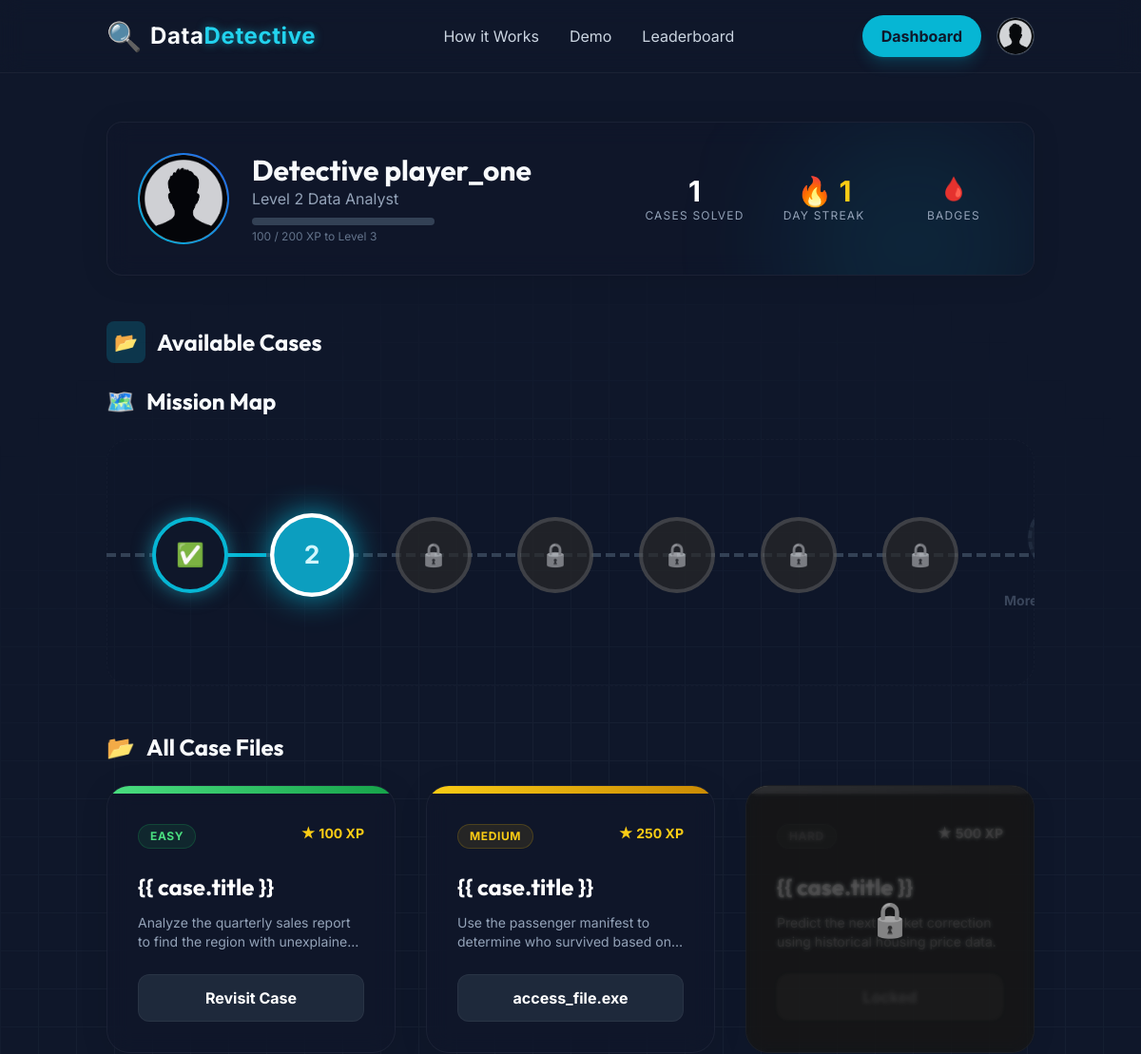
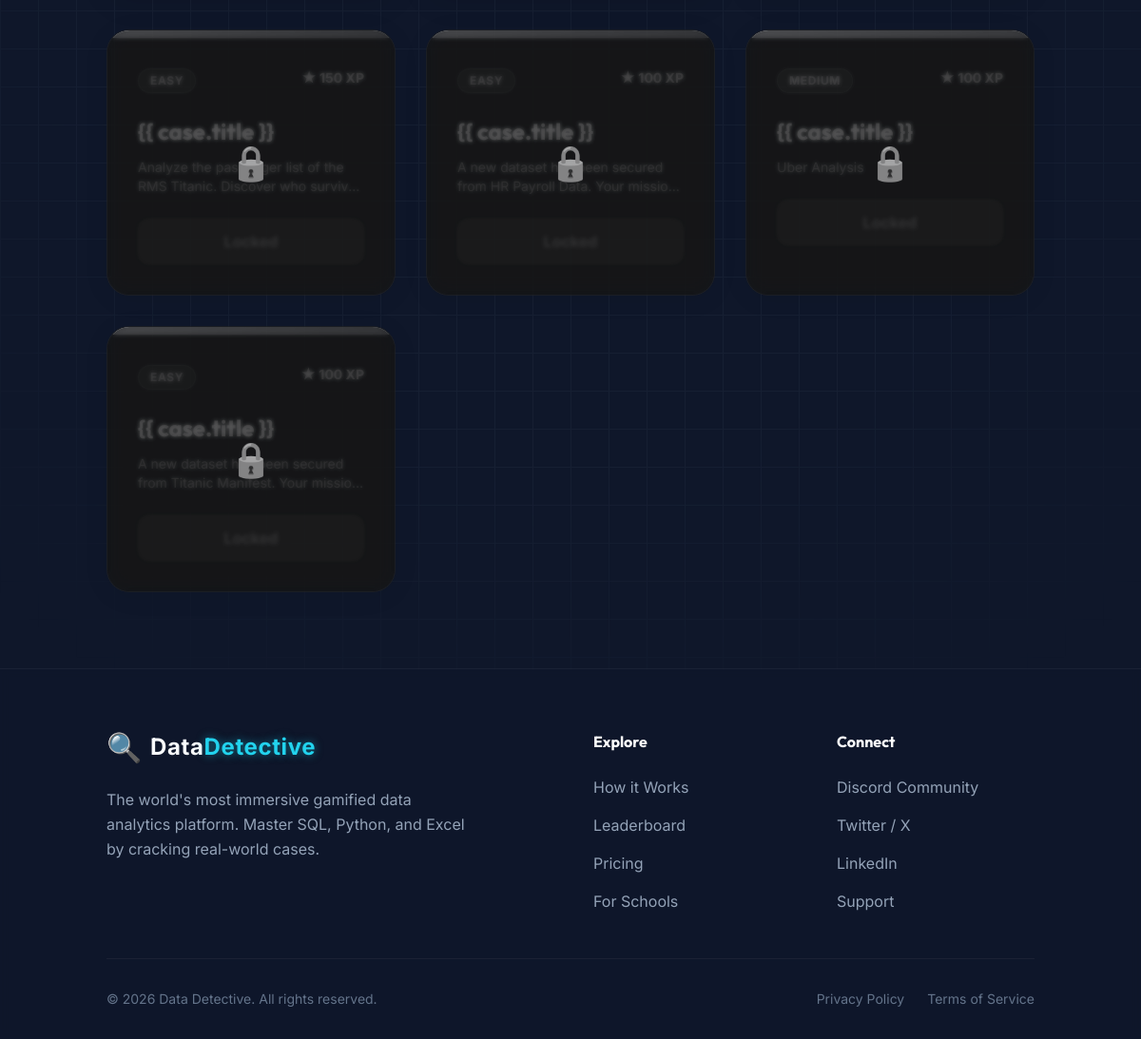
/dashboard/ (signed in), run on the app's committed database (2 pictures, top to bottom).
### core/models.py (models this page shows, shortened)
class UserProfile(models.Model):
    user = models.OneToOneField(User, on_delete=models.CASCADE, related_name='profile')
    xp = models.IntegerField(default=0)
    level = models.IntegerField(default=1)
    avatar = models.ImageField(upload_to='avatars/', null=True, blank=True)
    badges = models.JSONField(default=list, blank=True)
    @property
    def next_level_xp(self):
        return self.level * 100
    @property
    def progress_percent(self):
        current_level_base = (self.level - 1) * 100
        return ((self.xp - current_level_base) / 100) * 100

class Case(models.Model):
    DIFFICULTY_CHOICES = [
        ('Easy', 'Easy'),
        ('Medium', 'Medium'),
        ('Hard', 'Hard'),
    ]
    COLOR_CHOICES = [
        ('green', 'Green'),
        ('yellow', 'Yellow'),
        ('red', 'Red'),
    ]
    title = models.CharField(max_length=200)
    description = models.TextField()
    dataset = models.ForeignKey(Dataset, on_delete=models.SET_NULL, null=True, blank=True, related_name='cases')
    difficulty = models.CharField(max_length=20, choices=DIFFICULTY_CHOICES)
    difficulty_color = models.CharField(max_length=20, choices=COLOR_CHOICES, default='green')
    xp_reward = models.IntegerField(default=100)
    order = models.IntegerField(default=0, help_text="Order in the learning path")
    is_active = models.BooleanField(default=True)

### core/views.py (the view)
# urls.py: path('dashboard/', views.dashboard_view, name='dashboard'),
@login_required
def dashboard_view(request):
    all_cases = Case.objects.all().order_by('id')
    solved_ids = set(Submission.objects.filter(
        user=request.user,
        completed=True
    ).values_list('case_id', flat=True))
    cases_with_status = []
    is_next_active = True  # The first case is active by default
    for case in all_cases:
        if case.id in solved_ids:
            case.status = 'solved'
            is_next_active = True
        elif is_next_active:
            case.status = 'active'
            is_next_active = False
        else:
            case.status = 'locked'
        cases_with_status.append(case)
    return render(request, 'core/dashboard.html', {'cases': cases_with_status})

### core/templates/core/dashboard.html (shortened to what this page needs)
{% extends 'core/base.html' %}
{% block content %}
<div class="container mx-auto px-6 py-8">
    <div
        class="glass p-8 rounded-2xl mb-12 flex flex-col md:flex-row items-center justify-between gap-8 relative overflow-hidden">
        <div class="absolute top-0 right-0 w-64 h-64 bg-cyan-500/10 rounded-full blur-3xl pointer-events-none"></div>
        <div class="flex items-center gap-6 z-10">
            <div class="w-24 h-24 rounded-full bg-gradient-to-tr from-cyan-500 to-blue-600 p-[2px]">
                <div class="w-full h-full rounded-full bg-slate-900 flex items-center justify-center overflow-hidden">
                    {% if user.profile.avatar %}
                    <img src="{{ user.profile.avatar.url }}" alt="Avatar" class="w-full h-full object-cover">
                    {% else %}
                    {% load static %}
                    <img src="{% static 'core/images/default_avatar.png' %}" alt="Default Avatar"
                        class="w-full h-full object-cover opacity-80">
                    {% endif %}
                </div>
            </div>
            <div>
                <h2 class="text-3xl font-bold font-heading">Detective {{ user.username }}</h2>
                <p class="text-slate-400">Level {{ user.profile.level }} Data Analyst</p>
                <div class="mt-2 w-48 h-2 bg-slate-700 rounded-full overflow-hidden">
                </div>
                <p class="text-xs text-slate-500 mt-1">{{ user.profile.xp }} / {{ user.profile.next_level_xp }} XP to
                    Level {{ user.profile.level|add:"1" }}</p>
            </div>
        </div>
        <div class="grid grid-cols-3 gap-8 z-10">
            <div class="text-center">
                <div class="text-3xl font-bold text-white">{{ user.submission_set.count }}</div>
                <div class="text-xs text-slate-400 uppercase tracking-widest">Cases Solved</div>
            </div>
            <div class="text-center">
                <div class="text-3xl font-bold text-yellow-400">🔥 1</div>
                <div class="text-xs text-slate-400 uppercase tracking-widest">Day Streak</div>
            </div>
            <div class="text-center">
                <div class="flex justify-center gap-1">
                    {% for badge in user.profile.badges %}
                    <span title="{{ badge }}" class="text-2xl cursor-help hover:scale-125 transition-transform">
                        {% if badge == 'First Blood' %}🩸{% elif badge == 'Veteran' %}🎖️{% else %}🏅{% endif %}
                    </span>
                    {% empty %}
                    <span class="text-slate-600 text-2xl" title="No badges yet">🔒</span>
                    {% endfor %}
                </div>
                <div class="text-xs text-slate-400 uppercase tracking-widest mt-1">Badges</div>
            </div>
        </div>
    </div>
    <h3 class="text-2xl font-bold mb-6 flex items-center gap-3">
        <span class="bg-cyan-500/20 text-cyan-400 p-2 rounded-lg text-xl">📂</span> Available Cases
    </h3>
    <div class="mb-4">
        <h2 class="text-2xl font-bold font-heading mb-6 flex items-center gap-3">
            <span class="text-cyan-400">🗺️</span> Mission Map
        </h2>
        {% include 'core/includes/game_map.html' %}
    </div>
    <h2 class="text-2xl font-bold font-heading mb-6 flex items-center gap-3">
        <span class="text-purple-400">📂</span> All Case Files
    </h2>
    <div class="grid md:grid-cols-2 lg:grid-cols-3 gap-8 mb-12" id="cases">
        {% for case in cases %}
        <div class="glass rounded-3xl overflow-hidden hover:shadow-[0_0_30px_rgba(6,182,212,0.15)] transition-all duration-300 group relative
                 {% if case.status == 'locked' %}opacity-75 grayscale{% endif %}">
            {% if case.status == 'locked' %}
            <div class="absolute inset-0 bg-slate-900/60 z-20 flex items-center justify-center backdrop-blur-[2px]">
                <div class="text-4xl">🔒</div>
            </div>
            {% endif %}
            <div class="h-2 bg-gradient-to-r
                    {% if case.difficulty == 'Easy' %}from-green-400 to-green-600
                    {% elif case.difficulty == 'Medium' %}from-yellow-400 to-yellow-600
                    {% else %}from-red-500 to-red-700{% endif %}">
            </div>
            <div class="p-8 relative">
                <div class="flex justify-between items-start mb-6">
                    <span class="px-3 py-1 rounded-full text-xs font-bold uppercase tracking-wider border
                            {% if case.difficulty == 'Easy' %}bg-green-500/10 text-green-400 border-green-500/20
                            {% elif case.difficulty == 'Medium' %}bg-yellow-500/10 text-yellow-400 border-yellow-500/20
                            {% else %}bg-red-500/10 text-red-500 border-red-500/20{% endif %}">
                        {{ case.difficulty }}
                    </span>
                    <div class="flex items-center gap-1 text-yellow-400 font-bold text-sm">
                        <span>★</span> {{ case.xp_reward }} XP
                    </div>
                </div>
                <h3 class="text-2xl font-bold mb-3 text-white group-hover:text-cyan-400 transition-colors">{{ case.title
                    }}</h3>
                <p class="text-slate-400 mb-6 line-clamp-2 text-sm">{{ case.description }}</p>
                {% if case.status == 'active' or case.status == 'solved' %}
                <a href="{% url 'case_detail' case.id %}"
                    class="block w-full py-3 rounded-xl bg-slate-800 hover:bg-cyan-500 hover:text-slate-900 text-white text-center font-bold transition-all border border-white/5 group-hover:border-cyan-500/30">
                    {% if case.status == 'solved' %}Revisit Case{% else %}access_file.exe{% endif %}
                </a>
                {% else %}
                <button disabled
                    class="block w-full py-3 rounded-xl bg-slate-800 text-slate-500 text-center font-bold cursor-not-allowed">
                </button>
                {% endif %}
            </div>
        </div>
        {% endfor %}
    </div>
</div>
{% endblock %}

### core/templates/core/includes/game_map.html (shortened to what this page needs)
<div class="relative w-full overflow-hidden py-12 mb-12">
    <div class="overflow-x-auto pb-8 pt-4 custom-scrollbar relative z-10">
        <div class="flex items-center min-w-max px-12 gap-12 relative">
            {% for case in cases %}
            <div class="relative group z-10 flex flex-col items-center">
                {% if case.status == 'solved' %}
                <div
                    class="absolute top-1/2 right-[-50%] w-[4rem] h-[4px] bg-cyan-500 -translate-y-1/2 z-[-1] hidden md:block">
                </div>
                {% endif %}
                <a href="{% if case.status == 'locked' %}#{% else %}{% url 'case_detail' case.id %}{% endif %}" class="w-20 h-20 rounded-full flex items-center justify-center border-4 transition-all duration-500 transform relative
                          {% if case.status == 'solved' %}
                              bg-slate-900 border-cyan-500 shadow-[0_0_20px_rgba(34,211,238,0.5)] scale-100 hover:scale-110
                          {% elif case.status == 'active' %}
                              bg-cyan-600 border-white shadow-[0_0_30px_rgba(6,182,212,0.8)] animate-pulse scale-110
                          {% else %}
                              bg-slate-800 border-slate-600 grayscale opacity-70 cursor-not-allowed
                          {% endif %}">
                    {% if case.status == 'solved' %}
                    <span class="text-2xl">✅</span>
                    {% elif case.status == 'active' %}
                    <span class="text-2xl font-bold text-white">{{ forloop.counter }}</span>
                    <span
                        class="absolute inline-flex h-full w-full rounded-full bg-cyan-400 opacity-20 animate-ping"></span>
                    {% else %}
                    <span class="text-2xl">🔒</span>
                    {% endif %}
                </a>
            </div>
            {% endfor %}
            <div class="relative group z-10 flex flex-col items-center opacity-50">
                <div
                    class="w-20 h-20 rounded-full flex items-center justify-center border-4 border-slate-700 bg-slate-800 border-dashed">
                </div>
                <div class="mt-4 text-slate-500 font-bold text-sm">More Coming Soon</div>
            </div>
        </div>
    </div>
</div>

### core/templates/core/base.html (style rules this page uses)
body { font-family: 'Inter', sans-serif; background-color: #0f172a; color: #f8fafc; overflow-x: hidden; }
h1, h2, h3, h4, h5, h6 { font-family: 'Outfit', sans-serif; }
.glass { background: rgba(15, 23, 42, 0.6); backdrop-filter: blur(12px); -webkit-backdrop-filter: blur(12px); border: 1px solid rgba(255, 255, 255, 0.05); box-shadow: 0 4px 30px rgba(0, 0, 0, 0.1); }

### data on the page
Case: difficulty "EASY", xp_reward "100", description "Analyze the quarterly sales report to find the region with…", shows "Revisit Case"
Case: difficulty "MEDIUM", xp_reward "250", description "Use the passenger manifest to determine who survived based…", shows "access_file.exe"
Case: xp_reward "500", description "Predict the next market correction using historical housing price data."
Case: difficulty "EASY", xp_reward "150", description "Analyze the passenger list of the RMS Titanic. Discover who…"
Case: difficulty "EASY", xp_reward "100", description "A new dataset has been secured from HR Payroll Data. Your…"
Case: difficulty "MEDIUM", xp_reward "100", description "Uber Analysis"
Case: difficulty "EASY", xp_reward "100", description "A new dataset has been secured from Titanic Manifest. Your…"

### other printed values
{{ user.username }} "player_one"
{{ user.profile.level }} "2"
{{ user.profile.xp }} "100"
{{ user.profile.next_level_xp }} "200"
{{ user.profile.level|add:"1" }} "3"
{{ user.submission_set.count }} "1"
